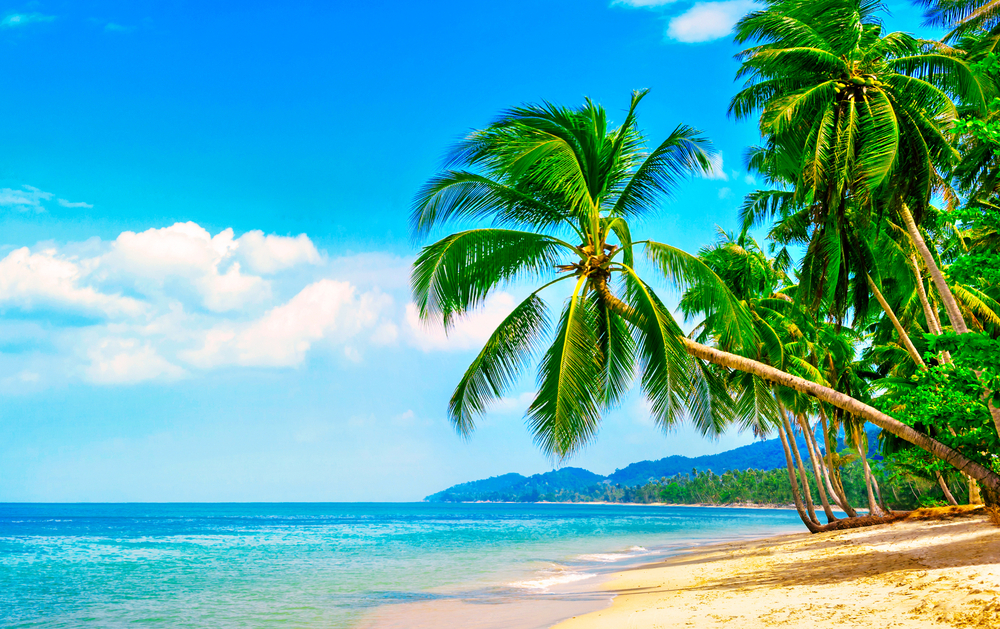
#> input picture opencv experiments/python/08_Smoothing_filters/images/beach.jpg, 1000 x 629 px
$ jupyter execute smoothing_filter.ipynb
#> lines starting #> are read from the running program, lines starting #| are printed output that depends on the picture
[cell 1]
import numpy as np
import cv2

[cell 2]
img = cv2.imread("./08_Smoothing_filters/images/beach.jpg")
#> img is the input picture: shape (629, 1000, 3); mean B, G, R 169.6, 171.4, 88.4

cv2.imshow("beach",img)
cv2.waitKey(0)
cv2.destroyAllWindows()

Average Blur

[cell 3]
blur_avg3 = cv2.blur(img,(3,3))
blur_avg5 = cv2.blur(img,(5,5))
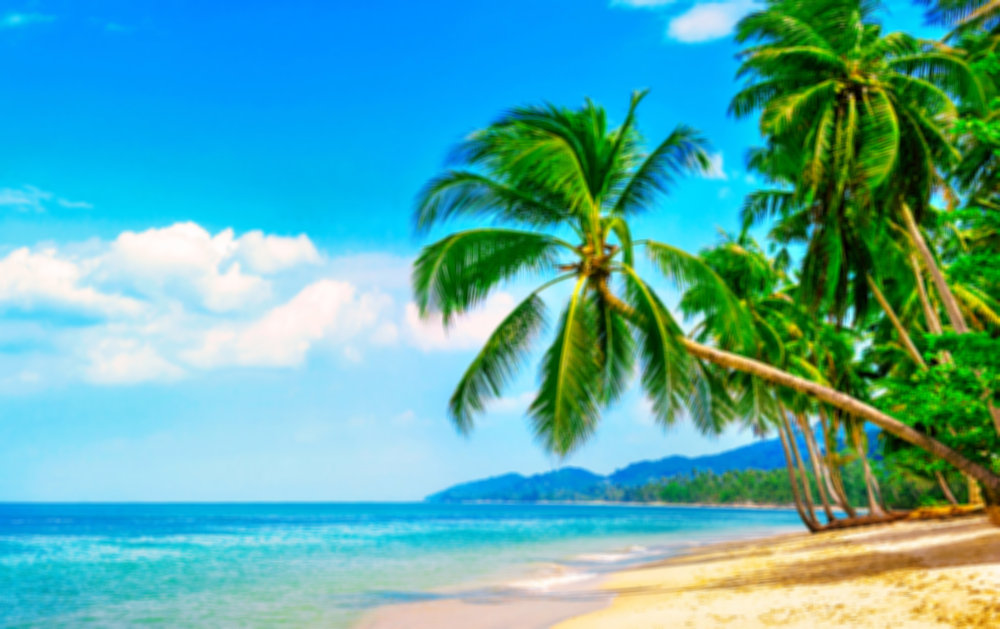
#> blur_avg5: shape (629, 1000, 3); mean B, G, R 169.6, 171.4, 88.4
blur_avg7 = cv2.blur(img,(7,7))
blur_avg9 = cv2.blur(img,(9,9))
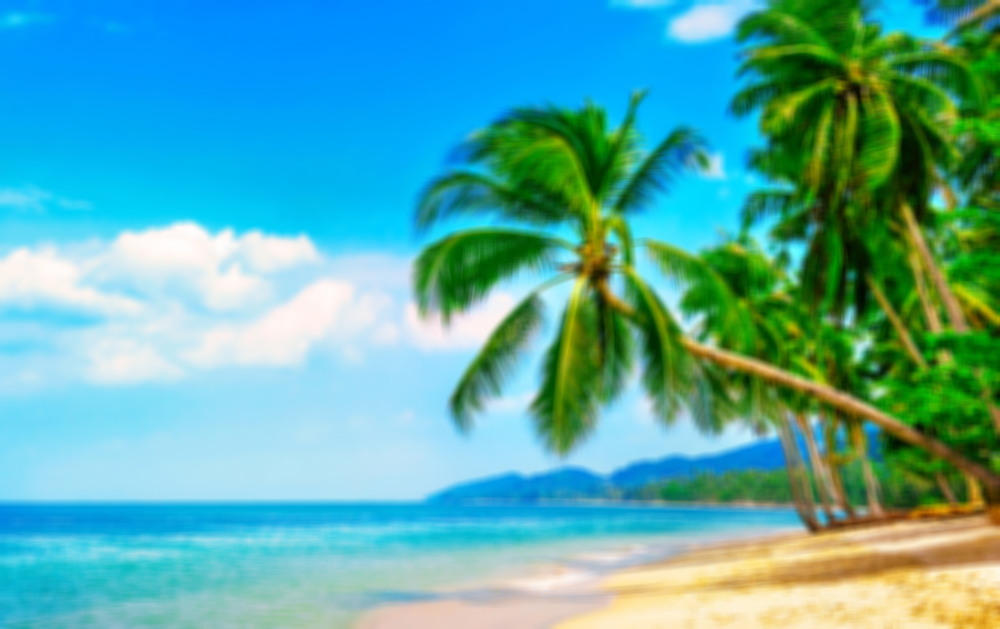
#> blur_avg9: shape (629, 1000, 3); mean B, G, R 169.6, 171.4, 88.4

[cell 4]
cv2.imshow("orignal",img)
cv2.imshow("blur 3",blur_avg3)
cv2.imshow("blur 5",blur_avg5)
cv2.imshow("blur 7",blur_avg7)
cv2.imshow("blur 9",blur_avg9)

cv2.waitKey(0)
cv2.destroyAllWindows()

Gaussian Blur

[cell 5]
blur_gauss_3 = cv2.GaussianBlur(img,(3,3),0)
blur_gauss_5 = cv2.GaussianBlur(img,(5,5),0)
blur_gauss_7 = cv2.GaussianBlur(img,(7,7),0)

[cell 6]
cv2.imshow("orignal",img)
cv2.imshow("blur 3",blur_gauss_3)
cv2.imshow("blur 5",blur_gauss_5)
cv2.imshow("blur 7",blur_gauss_7)

cv2.waitKey(0)
cv2.destroyAllWindows()

Median Blur

[cell 7]
sp = cv2.imread("./08_Smoothing_filters/images/sp_noise.jpg")
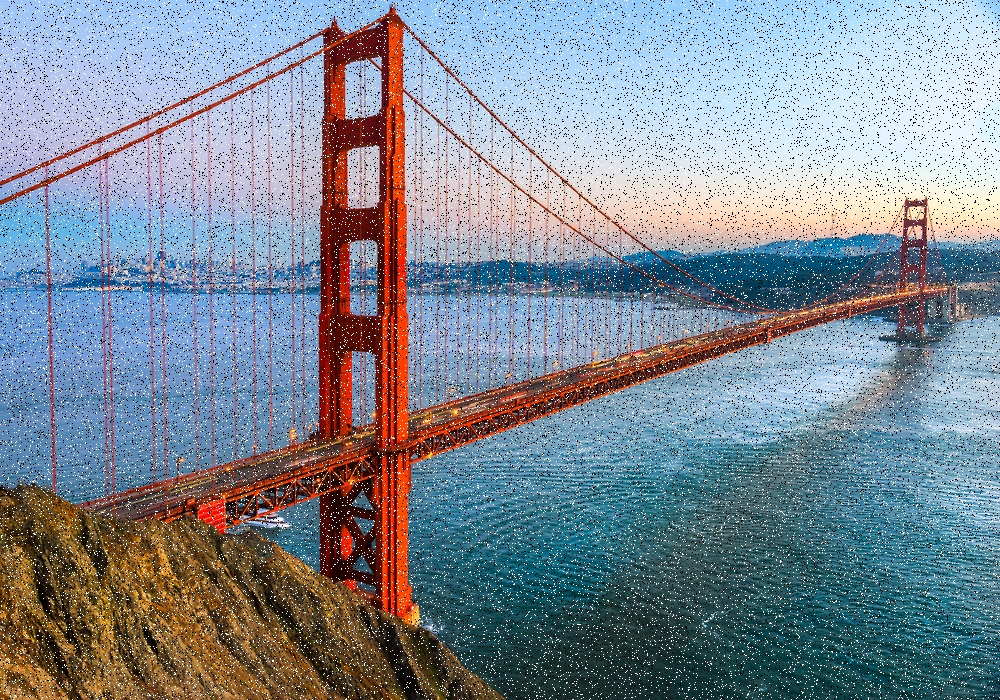
#> input picture opencv experiments/python/08_Smoothing_filters/images/sp_noise.jpg, 1000 x 700 px
#> sp is the input picture: shape (700, 1000, 3); mean B, G, R 148.2, 137, 126.6
cv2.imshow("salt and pepper", sp)
cv2.waitKey(0)
cv2.destroyAllWindows()

[cell 8]
blur_median_3 = cv2.medianBlur(sp,3)
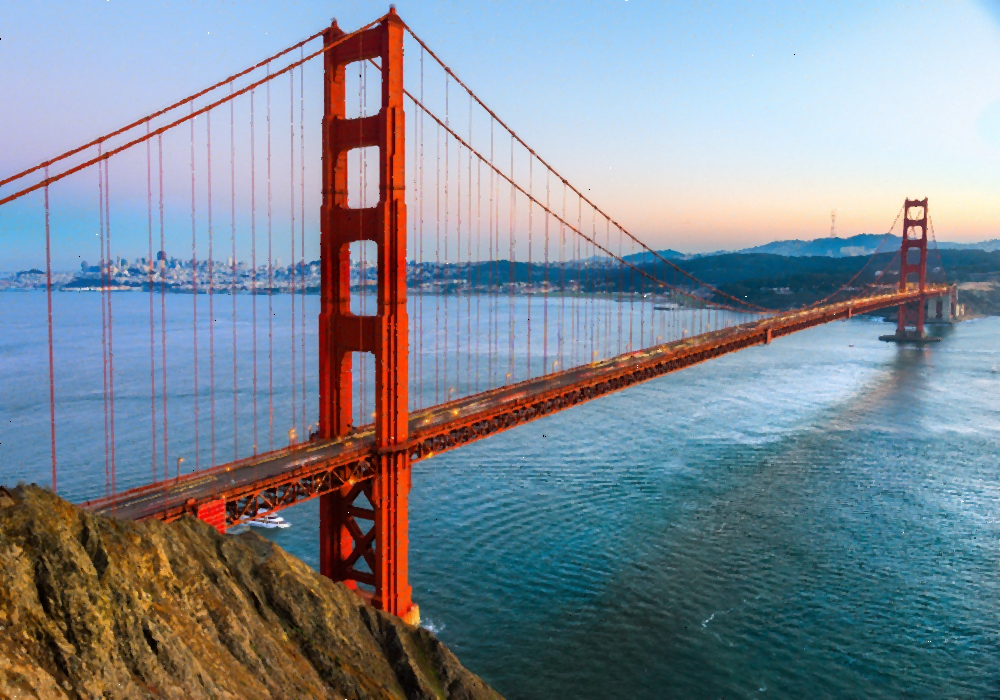
#> blur_median_3: shape (700, 1000, 3); mean B, G, R 149.7, 138, 126.9
blur_median_5 = cv2.medianBlur(sp,5)
